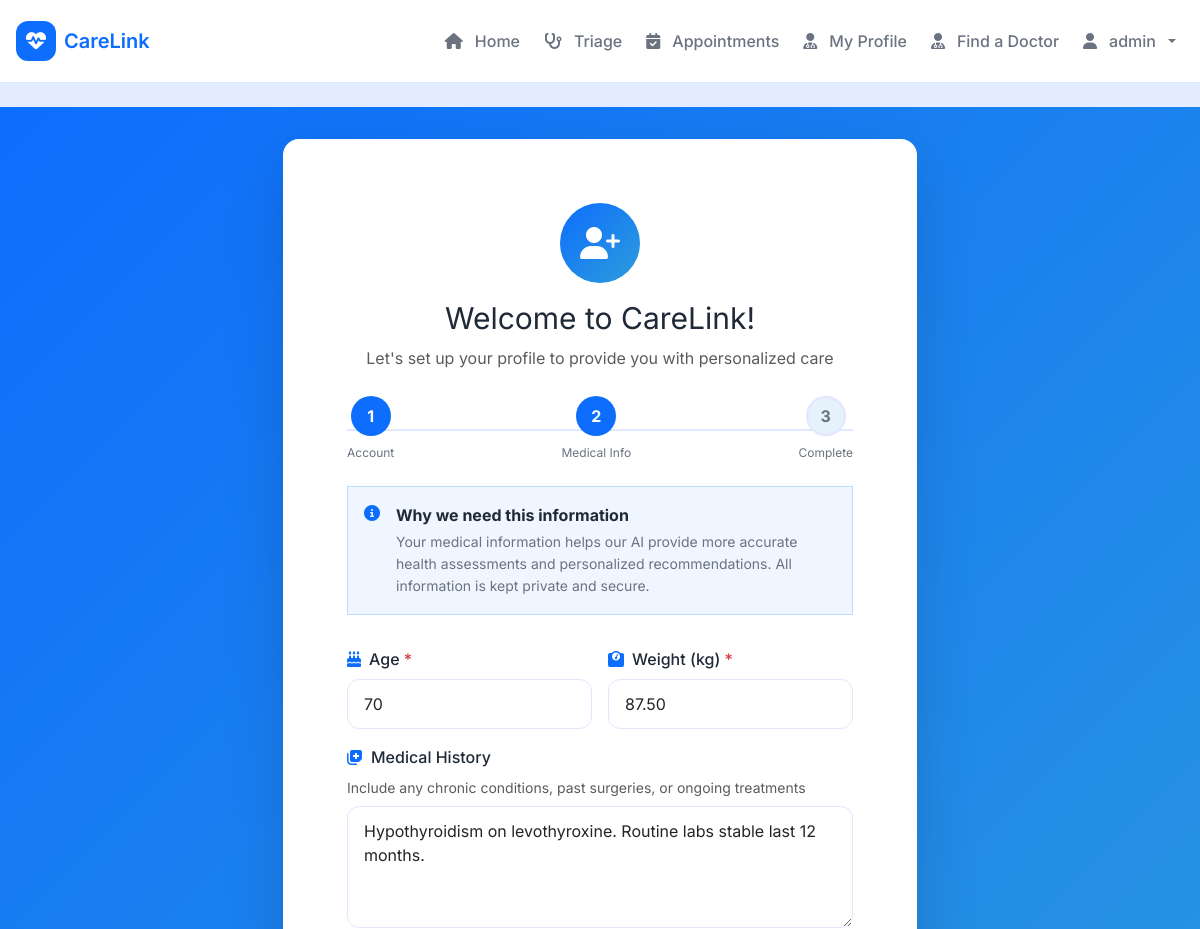
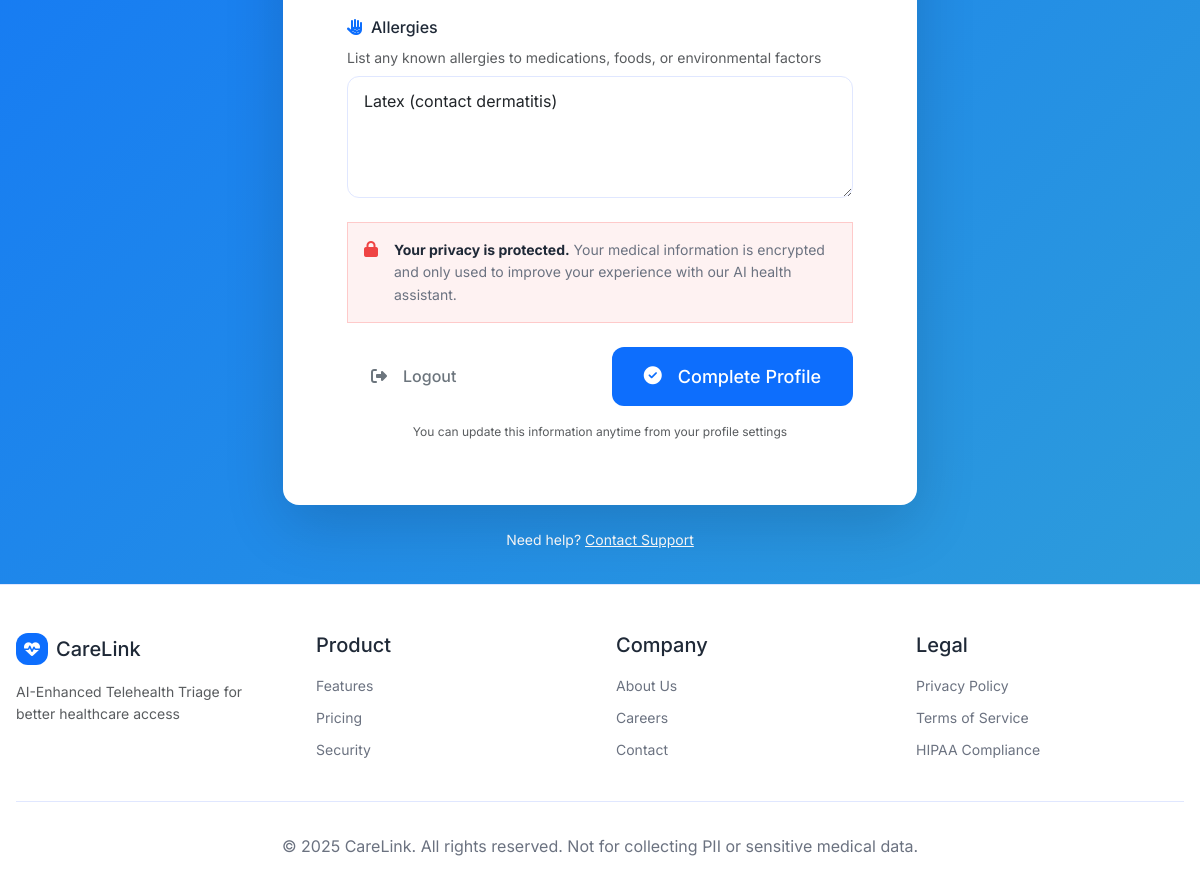
Screenshot of /profiles/onboarding/ (signed in) with the database file from the repository (2 pictures, top to bottom).
### profiles/models.py (models this page shows, shortened)
class PatientProfile(models.Model):
    ROLE_CHOICES = [
        ('patient', 'Patient'),
        ('doctor', 'Doctor/Admin'),
    ]
    user = models.OneToOneField(User, on_delete=models.CASCADE, related_name='patient_profile')
    role = models.CharField(
        max_length=20,
        choices=ROLE_CHOICES,
        default='patient',
        help_text="User role: Patient or Doctor/Admin"
    )
    age = models.PositiveIntegerField(null=True, blank=True, help_text="Patient's age in years")
    weight = models.DecimalField(max_digits=5, decimal_places=2, null=True, blank=True, help_text="Weight in kg")
    medical_history = models.TextField(blank=True, help_text="Previous medical conditions and history")
    allergies = models.TextField(blank=True, help_text="Known allergies (medications, foods, environmental)")
    onboarding_completed = models.BooleanField(default=False, help_text="Whether user has completed onboarding")
    created_at = models.DateTimeField(auto_now_add=True)
    updated_at = models.DateTimeField(auto_now=True)
    class Meta:
        ordering = ['-created_at']
        verbose_name = 'Patient Profile'
        verbose_name_plural = 'Patient Profiles'

### profiles/views.py (the view)
# urls.py: path("onboarding/", views.onboarding, name="onboarding"),
@login_required
def onboarding(request):
    profile, created = PatientProfile.objects.get_or_create(user=request.user)
    if profile.onboarding_completed:
        return redirect('home:index')
    if request.method == 'POST':
        form = ProfileForm(request.POST, instance=profile)
        if form.is_valid():
            profile = form.save(commit=False)
            profile.onboarding_completed = True
            profile.save()
            messages.success(request, 'Welcome to CareLink! Your profile has been set up successfully.')
            return redirect('home:index')
    else:
        form = ProfileForm(instance=profile)
    return render(request, 'profiles/onboarding.html', {
        'form': form,
        'profile': profile
    })

### profiles/templates/profiles/onboarding.html (shortened to what this page needs)
{% extends 'base.html' %}
{% load static %}
{% block content %}
<div style="background: linear-gradient(135deg, var(--cl-blue) 0%, var(--cl-teal) 100%); min-height: 100vh; display: flex; align-items: center; justify-content: center; padding: 2rem;">
  <div class="container">
    <div class="row justify-content-center">
      <div class="col-lg-8 col-xl-7">
        <div class="card" style="border: none; border-radius: 16px; box-shadow: 0 20px 60px rgba(0,0,0,0.15);">
          <div class="card-body p-4 p-md-5">
            <div class="text-center mb-4">
              <div class="d-inline-flex align-items-center justify-content-center mb-3" style="width: 80px; height: 80px; border-radius: 50%; background: linear-gradient(135deg, var(--cl-blue), var(--cl-teal)); color: white;">
                <i class="fas fa-user-plus fa-2x"></i>
              </div>
              <h2 class="mb-2" style="color: var(--cl-text); font-weight: var(--cl-font-bold);">Welcome to CareLink!</h2>
              <p class="text-muted mb-0" style="font-size: var(--cl-base);">Let's set up your profile to provide you with personalized care</p>
            </div>
            <div class="mb-4">
              <div class="d-flex justify-content-between align-items-center" style="position: relative;">
                <div class="text-center" style="position: relative; z-index: 1;">
                  <div class="d-inline-flex align-items-center justify-content-center mb-2" style="width: 40px; height: 40px; border-radius: 50%; background: var(--cl-blue); color: white; font-weight: bold;">
                    1
                  </div>
                  <div style="font-size: var(--cl-xs); color: var(--cl-text-muted);">Account</div>
                </div>
                <div class="text-center" style="position: relative; z-index: 1;">
                  <div class="d-inline-flex align-items-center justify-content-center mb-2" style="width: 40px; height: 40px; border-radius: 50%; background: var(--cl-blue); color: white; font-weight: bold;">
                    2
                  </div>
                  <div style="font-size: var(--cl-xs); color: var(--cl-text-muted);">Medical Info</div>
                </div>
                <div class="text-center" style="position: relative; z-index: 1;">
                  <div class="d-inline-flex align-items-center justify-content-center mb-2" style="width: 40px; height: 40px; border-radius: 50%; background: var(--cl-muted-bg); color: var(--cl-text-muted); font-weight: bold; border: 2px solid var(--cl-border);">
                    3
                  </div>
                  <div style="font-size: var(--cl-xs); color: var(--cl-text-muted);">Complete</div>
                </div>
              </div>
            </div>
            <div class="alert" style="background: #eff6ff; border: 1px solid #bfdbfe; border-radius: var(--cl-radius-md); margin-bottom: 2rem;">
              <div class="d-flex gap-3">
                <i class="fas fa-info-circle" style="color: var(--cl-blue); margin-top: 0.125rem; flex-shrink: 0;"></i>
                <div>
                  <strong style="color: var(--cl-text);">Why we need this information</strong>
                  <p class="mb-0 mt-1" style="font-size: var(--cl-sm); color: var(--cl-text-muted);">
                    Your medical information helps our AI provide more accurate health assessments and personalized recommendations. All information is kept private and secure.
                  </p>
                </div>
              </div>
            </div>
            <form method="post">
              <div class="row g-3 mb-4">
                <div class="col-md-6">
                  <label for="{{ form.age.id_for_label }}" class="form-label" style="font-weight: var(--cl-font-medium); color: var(--cl-text);">
                    <i class="fas fa-birthday-cake me-2" style="color: var(--cl-blue);"></i>Age
                    <span class="text-danger">*</span>
                  </label>
                  {{ form.age }}
                </div>
                <div class="col-md-6">
                  <label for="{{ form.weight.id_for_label }}" class="form-label" style="font-weight: var(--cl-font-medium); color: var(--cl-text);">
                    <i class="fas fa-weight me-2" style="color: var(--cl-blue);"></i>Weight (kg)
                    <span class="text-danger">*</span>
                  </label>
                  {{ form.weight }}
                </div>
                <div class="col-12">
                  <label for="{{ form.medical_history.id_for_label }}" class="form-label" style="font-weight: var(--cl-font-medium); color: var(--cl-text);">
                    <i class="fas fa-notes-medical me-2" style="color: var(--cl-blue);"></i>Medical History
                  </label>
                  <small class="d-block text-muted mb-2" style="font-size: var(--cl-sm);">
                    Include any chronic conditions, past surgeries, or ongoing treatments
                  </small>
                  {{ form.medical_history }}
                </div>
                <div class="col-12">
                  <label for="{{ form.allergies.id_for_label }}" class="form-label" style="font-weight: var(--cl-font-medium); color: var(--cl-text);">
                    <i class="fas fa-allergies me-2" style="color: var(--cl-blue);"></i>Allergies
                  </label>
                  <small class="d-block text-muted mb-2" style="font-size: var(--cl-sm);">
                    List any known allergies to medications, foods, or environmental factors
                  </small>
                  {{ form.allergies }}
                </div>
              </div>
              <div class="alert" style="background: #fef2f2; border: 1px solid #fecaca; border-radius: var(--cl-radius-md); margin-bottom: 1.5rem;">
                <div class="d-flex gap-3">
                  <i class="fas fa-lock" style="color: var(--cl-red); margin-top: 0.125rem; flex-shrink: 0;"></i>
                  <p class="mb-0" style="font-size: var(--cl-sm); color: var(--cl-text-muted);">
                    <strong style="color: var(--cl-text);">Your privacy is protected.</strong> Your medical information is encrypted and only used to improve your experience with our AI health assistant.
                  </p>
                </div>
              </div>
              <div class="d-flex gap-3 justify-content-between align-items-center">
                <a href="{% url 'accounts:logout' %}" class="btn btn-outline-secondary">
                  <i class="fas fa-sign-out-alt me-2"></i>Logout
                </a>
                <button type="submit" class="btn btn-primary btn-lg" style="min-width: 180px;">
                  <i class="fas fa-check-circle me-2"></i>Complete Profile
                </button>
              </div>
              <p class="text-center text-muted mt-3 mb-0" style="font-size: var(--cl-xs);">
                You can update this information anytime from your profile settings
              </p>
            </form>
          </div>
        </div>
        <div class="text-center mt-4">
          <p class="text-white mb-0" style="font-size: var(--cl-sm);">
            Need help? <a href="#" class="text-white" style="text-decoration: underline;">Contact Support</a>
          </p>
        </div>
      </div>
    </div>
  </div>
</div>
{% endblock %}

### templates/base.html (shortened to what this page needs)
<!DOCTYPE html>
<html lang="en">
  {% load static %}
  <head>
    <link href="https://cdn.jsdelivr.net/npm/bootstrap@5.3.3/dist/css/bootstrap.min.css" rel="stylesheet">
    <link rel="stylesheet" href="https://cdnjs.cloudflare.com/ajax/libs/font-awesome/6.5.2/css/all.min.css" />
    <link rel="stylesheet" type="text/css" href="{% static 'css/tokens.css' %}">
    <link rel="stylesheet" type="text/css" href="{% static 'css/base.css' %}">
    <link rel="stylesheet" type="text/css" href="{% static 'css/components.css' %}">
    <link rel="stylesheet" type="text/css" href="{% static 'css/style.css' %}">
  </head>
  <body class="d-flex flex-column" style="background: var(--cl-bg); font-family: 'Inter', sans-serif;">
    <nav class="navbar navbar-expand-lg" style="background: white; border-bottom: 1px solid var(--cl-border);">
      <div class="container">
        <a class="navbar-brand d-flex align-items-center gap-2 text-decoration-none" href="{% url 'home:index' %}">
          <div class="navbar-brand-icon d-flex align-items-center justify-content-center" style="width: 2.5rem; height: 2.5rem; border-radius: var(--cl-radius); background: var(--cl-blue); color: white;">
            <i class="fas fa-heartbeat"></i>
          </div>
          <div>
            <h1 class="m-0" style="font-size: 1.25rem; font-weight: var(--cl-font-semibold); color: var(--cl-blue);">CareLink</h1>
          </div>
        </a>
        <div class="collapse navbar-collapse" id="carelinkNav">
          <ul class="navbar-nav ms-auto d-flex align-items-center gap-2 mb-0">
            <li class="nav-item">
              <a class="nav-link" href="{% url 'home:index' %}">
                <i class="fas fa-home me-1"></i>Home
              </a>
            </li>
            {% if user.is_authenticated %}
              {% if user.patient_profile.role == 'patient' %}
                <li class="nav-item">
                  <a class="nav-link" href="{% url 'triage:chat' %}">
                    <i class="fas fa-stethoscope me-1"></i>Triage
                  </a>
                </li>
                <li class="nav-item">
                  <a class="nav-link" href="{% url 'appointments:index' %}">
                    <i class="fas fa-calendar-check me-1"></i>Appointments
                  </a>
                </li>
                <li class="nav-item">
                  <a class="nav-link" href="{% url 'profiles:edit' %}">
                    <i class="fas fa-user-md me-1"></i>My Profile
                  </a>
                </li>
                <li class="nav-item">
                  <a class="nav-link" href="{% url 'doctors:find_doctor' %}">
                    <i class="fas fa-user-doctor me-1"></i>Find a Doctor
                  </a>
                </li>
              {% endif %}
              <li class="nav-item dropdown">
                <a class="nav-link dropdown-toggle" href="#" id="accountDropdown" role="button" data-bs-toggle="dropdown" aria-expanded="false">
                  <i class="fas fa-user me-1"></i>{{ user.username }}
                </a>
              </li>
            {% endif %}
          </ul>
        </div>
      </div>
    </nav>
    <main class="flex-grow-1">
      {% block content %}{% endblock content %}
    </main>
    <footer class="footer mt-auto">
      <div class="container">
        <div class="footer-content">
          <div class="footer-section">
            <div class="d-flex align-items-center gap-2 mb-3">
              <div class="navbar-brand-icon d-flex align-items-center justify-content-center" style="width: 2rem; height: 2rem; border-radius: var(--cl-radius); background: var(--cl-blue); color: white;">
                <i class="fas fa-heartbeat"></i>
              </div>
              <h3 class="m-0" style="font-size: var(--cl-h4); color: var(--cl-text);">CareLink</h3>
            </div>
            <p class="text-muted" style="font-size: var(--cl-sm);">
              AI-Enhanced Telehealth Triage for better healthcare access
            </p>
          </div>
          <div class="footer-section">
            <h4 class="mb-3" style="font-size: var(--cl-h4); color: var(--cl-text);">Product</h4>
            <ul class="list-unstyled">
              <li class="mb-2"><a href="#" style="font-size: var(--cl-sm); color: var(--cl-text-muted);">Features</a></li>
              <li class="mb-2"><a href="#" style="font-size: var(--cl-sm); color: var(--cl-text-muted);">Pricing</a></li>
              <li class="mb-2"><a href="#" style="font-size: var(--cl-sm); color: var(--cl-text-muted);">Security</a></li>
            </ul>
          </div>
          <div class="footer-section">
            <h4 class="mb-3" style="font-size: var(--cl-h4); color: var(--cl-text);">Company</h4>
            <ul class="list-unstyled">
              <li class="mb-2"><a href="#" style="font-size: var(--cl-sm); color: var(--cl-text-muted);">About Us</a></li>
              <li class="mb-2"><a href="#" style="font-size: var(--cl-sm); color: var(--cl-text-muted);">Careers</a></li>
              <li class="mb-2"><a href="#" style="font-size: var(--cl-sm); color: var(--cl-text-muted);">Contact</a></li>
            </ul>
          </div>
          <div class="footer-section">
            <h4 class="mb-3" style="font-size: var(--cl-h4); color: var(--cl-text);">Legal</h4>
            <ul class="list-unstyled">
              <li class="mb-2"><a href="#" style="font-size: var(--cl-sm); color: var(--cl-text-muted);">Privacy Policy</a></li>
              <li class="mb-2"><a href="#" style="font-size: var(--cl-sm); color: var(--cl-text-muted);">Terms of Service</a></li>
              <li class="mb-2"><a href="#" style="font-size: var(--cl-sm); color: var(--cl-text-muted);">HIPAA Compliance</a></li>
            </ul>
          </div>
        </div>
        <div class="footer-bottom">
          <p class="mb-0">&copy; 2025 CareLink. All rights reserved. Not for collecting PII or sensitive medical data.</p>
        </div>
      </div>
    </footer>
  </body>
</html>

### rows the page displays
PatientProfile: age "70", weight "87.50", medical_history "Hypothyroidism on levothyroxine. Routine labs stable last 12 months.", allergies "Latex (contact dermatitis)"

### other values shown
{{ user.username }} "admin"
